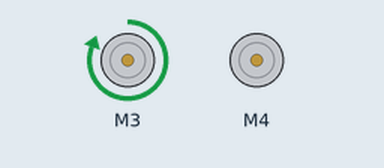
The sketch below on a simulated Arduino Uno, built with avr-gcc and run on an emulated ATmega328P. On the bench: 2 × DC motor (green arrow = forward, orange = backward, longer = faster). At 0.0 s the program stops and its outputs stay as they are.

Above: at 0.1 s.
Timing chart, 0 to 1.5 s (numbered marks = the images above):
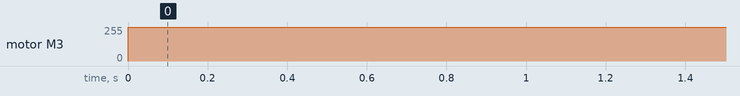

The sketch:

rotation_src.ino
```cpp
#include <Adafruit_MotorShield.h>

Adafruit_MotorShield AFMS = Adafruit_MotorShield();
Adafruit_DCMotor *motor_L = AFMS.getMotor(3); // key in the port the left motor is connected to here
Adafruit_DCMotor *motor_R = AFMS.getMotor(4); // key in the port the right motor is connected to here
int motor_L_speed;
int motor_R_speed;

const int encoder_L = 7; // key in the pin of left encoder here
const int encoder_R = 6; // key in the pin of right encoder here

int encoder_L_count = 0;
int encoder_R_count = 0;

int displacement_front;
int displacement_rear;
void setup()
{
  AFMS.begin();

  pinMode(encoder_L, INPUT);
  pinMode(encoder_R, INPUT);
  attachInterrupt(digitalPinToInterrupt(encoder_L), wheel_encoder_L_increment, CHANGE);
  attachInterrupt(digitalPinToInterrupt(encoder_R), wheel_encoder_R_increment, CHANGE);
}
void wheel_encoder_L_increment()
{
  encoder_L_count += 1;
}
void wheel_encoder_R_increment()
{
  encoder_R_count += 1;
}
void kill_it()
{
  motor_L->run(RELEASE);
  motor_R->run(RELEASE);
}
void clear_encoder()
{
  encoder_L_count = 0;
  encoder_R_count = 0;
}

void rotate(int k)
{
  motor_L_speed = 255;
  motor_R_speed = 255;
  motor_L->setSpeed(motor_L_speed);
  motor_R->setSpeed(motor_R_speed);
  clear_encoder();
  switch (k)
  { //+:turn right, -:turn left  method 1:move forward while turing  method 2:move backward while turning default:turn left 90 deg, not moving
  case 1:
    motor_L->run(FORWARD);
    break;
  case -1:
    motor_R->run(FORWARD);
    break;
  case -2:
    motor_L->run(BACKWARD);
    break;
  case 2:
    motor_R->run(BACKWARD);
    break;
  default:
    motor_R->run(FORWARD);
    motor_L->run(BACKWARD);
    break;
  };
  while (encoder_L_count + encoder_R_count < 19)
  {
    delay(1);
  }
  kill_it();
  clear_encoder();
}

void loop()
{
  rotate(1);
  delay(1000);
  rotate(-2);
  delay(1000);
  rotate(0);

  while (true)
  {
    delay(3000);
  };
}
```

Measured:
- by itself, motor M3: stopped → forward 255/255 at 0.00 s
